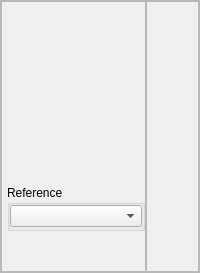
            <widget class="QWidget" name="bootscan_page">
             <layout class="QVBoxLayout" name="verticalLayout_16">
              <property name="spacing">
               <number>0</number>
              </property>
              <property name="leftMargin">
               <number>0</number>
              </property>
              <property name="topMargin">
               <number>0</number>
              </property>
              <property name="rightMargin">
               <number>0</number>
              </property>
              <property name="bottomMargin">
               <number>0</number>
              </property>
              <item>
               <widget class="QFrame" name="frame_7">
                <property name="frameShape">
                 <enum>QFrame::StyledPanel</enum>
                </property>
                <property name="frameShadow">
                 <enum>QFrame::Raised</enum>
                </property>
                <layout class="QHBoxLayout" name="horizontalLayout_7">
                 <property name="spacing">
                  <number>0</number>
                 </property>
                 <property name="leftMargin">
                  <number>0</number>
                 </property>
                 <property name="topMargin">
                  <number>0</number>
                 </property>
                 <property name="rightMargin">
                  <number>0</number>
                 </property>
                 <property name="bottomMargin">
                  <number>0</number>
                 </property>
                 <item>
                  <widget class="QFrame" name="Disploter_option_bar_2">
                   <property name="minimumSize">
                    <size>
                     <width>145</width>
                     <height>0</height>
                    </size>
                   </property>
                   <property name="maximumSize">
                    <size>
                     <width>81</width>
                     <height>16777215</height>
                    </size>
                   </property>
                   <property name="styleSheet">
                    <string notr="true"/>
                   </property>
                   <property name="frameShape">
                    <enum>QFrame::StyledPanel</enum>
                   </property>
                   <property name="frameShadow">
                    <enum>QFrame::Raised</enum>
                   </property>
                   <layout class="QVBoxLayout" name="verticalLayout_15">
                    <property name="spacing">
                     <number>1</number>
                    </property>
                    <property name="leftMargin">
                     <number>5</number>
                    </property>
                    <property name="topMargin">
                     <number>0</number>
                    </property>
                    <property name="rightMargin">
                     <number>0</number>
                    </property>
                    <property name="bottomMargin">
                     <number>0</number>
                    </property>
                    <item>
                     <widget class="QPushButton" name="Btn_start_bootscan">
                      <property name="sizePolicy">
                       <sizepolicy hsizetype="Fixed" vsizetype="Fixed">
                        <horstretch>0</horstretch>
                        <verstretch>0</verstretch>
                       </sizepolicy>
                      </property>
                      <property name="minimumSize">
                       <size>
                        <width>145</width>
                        <height>60</height>
                       </size>
                      </property>
                      <property name="font">
                       <font>
                        <pointsize>10</pointsize>
                       </font>
                      </property>
                      <property name="styleSheet">
                       <string notr="true">QPushButton {
    border: 0px;
	
	image: url(:/new/active/active/launch_active.svg);
 }


QPushButton:hover{
	border: 0px;
	
	image: url(:/new/hover/hover/launch_hover.svg);
}
QPushButton:disabled{
    border: 0px;
	
	image: url(:/new/disabled/disabled/launch_disabled.svg);
}
QPushButton:pressed{
	border: 0px;
	
	image: url(:/new/pressed/pressed/launch_pressed.svg);
}</string>
                      </property>
                      <property name="text">
                       <string/>
                      </property>
                     </widget>
                    </item>
                    <item>
                     <widget class="QPushButton" name="Btn_bootscan_settings">
                      <property name="sizePolicy">
                       <sizepolicy hsizetype="Fixed" vsizetype="Fixed">
                        <horstretch>0</horstretch>
                        <verstretch>0</verstretch>
                       </sizepolicy>
                      </property>
                      <property name="minimumSize">
                       <size>
                        <width>145</width>
                        <height>60</height>
                       </size>
                      </property>
                      <property name="font">
                       <font>
                        <pointsize>10</pointsize>
                       </font>
                      </property>
                      <property name="styleSheet">
                       <string notr="true">QPushButton {
    border: 0px;
	
	image: url(:/new/active/active/settings_active.svg);
 }


QPushButton:hover{
	border: 0px;
	
	image: url(:/new/hover/hover/settings_hover.svg);
}
QPushButton:disabled{
    border: 0px;
	
	image: url(:/new/disabled/disabled/settings_disabled.svg);
}
QPushButton:pressed{
	border: 0px;
	
	image: url(:/new/pressed/pressed/settings_pressed.svg);
}</string>
                      </property>
                      <property name="text">
                       <string/>
                      </property>
                     </widget>
                    </item>
                    <item>
                     <widget class="QPushButton" name="Btn_plot_window_bootscan">
                      <property name="sizePolicy">
                       <sizepolicy hsizetype="Fixed" vsizetype="Fixed">
                        <horstretch>0</horstretch>
                        <verstretch>0</verstretch>
                       </sizepolicy>
                      </property>
                      <property name="minimumSize">
                       <size>
                        <width>145</width>
                        <height>60</height>
                       </size>
                      </property>
                      <property name="font">
                       <font>
                        <pointsize>10</pointsize>
                       </font>
                      </property>
                      <property name="styleSheet">
                       <string notr="true">QPushButton {
    border: 0px;
	
	image: url(:/new/active/active/View_new_window_active.svg);
 }


QPushButton:hover{
	border: 0px;
	
	image: url(:/new/hover/hover/View_new_window_hover.svg);
}
QPushButton:disabled{
    border: 0px;
	
	image: url(:/new/disabled/disabled/View_new_window_disabled.svg);
}
QPushButton:pressed{
	border: 0px;
	
	image: url(:/new/pressed/pressed/View_new_window_pressed.svg);
}</string>
                      </property>
                      <property name="text">
                       <string/>
                      </property>
                     </widget>
                    </item>
                    <item>
                     <widget class="QGroupBox" name="groupBox">
                      <property name="maximumSize">
                       <size>
                        <width>145</width>
                        <height>16777215</height>
                       </size>
                      </property>
                      <property name="styleSheet">
                       <string notr="true"/>
                      </property>
                      <property name="title">
                       <string>Reference</string>
                      </property>
                      <layout class="QVBoxLayout" name="verticalLayout_11">
                       <property name="spacing">
                        <number>1</number>
                       </property>
                       <property name="leftMargin">
                        <number>0</number>
                       </property>
                       <property name="topMargin">
                        <number>0</number>
                       </property>
                       <property name="rightMargin">
                        <number>0</number>
                       </property>
                       <property name="bottomMargin">
                        <number>1</number>
                       </property>
                       <item>
                        <widget class="QComboBox" name="comboBox_Bootscan_refseq">
                         <property name="minimumSize">
                          <size>
                           <width>130</width>
                           <height>0</height>
                          </size>
                         </property>
                         <property name="maximumSize">
                          <size>
                           <width>145</width>
                           <height>16777215</height>
                          </size>
                         </property>
                         <property name="styleSheet">
                          <string notr="true"/>
                         </property>
                         <property name="sizeAdjustPolicy">
                          <enum>QComboBox::AdjustToContents</enum>
                         </property>
                        </widget>
                       </item>
                      </layout>
                     </widget>
                    </item>
                    <item>
                     <spacer name="verticalSpacer_3">
                      <property name="orientation">
                       <enum>Qt::Vertical</enum>
                      </property>
                      <property name="sizeHint" stdset="0">
                       <size>
                        <width>20</width>
                        <height>40</height>
                       </size>
                      </property>
                     </spacer>
                    </item>
                   </layout>
                  </widget>
                 </item>
                 <item>
                  <widget class="QFrame" name="frame_9">
                   <property name="frameShape">
                    <enum>QFrame::StyledPanel</enum>
                   </property>
                   <property name="frameShadow">
                    <enum>QFrame::Raised</enum>
                   </property>
                   <layout class="QVBoxLayout" name="verticalLayout_13">
                    <property name="spacing">
                     <number>5</number>
                    </property>
                    <property name="leftMargin">
                     <number>5</number>
                    </property>
                    <property name="topMargin">
                     <number>5</number>
                    </property>
                    <property name="rightMargin">
                     <number>5</number>
                    </property>
                    <property name="bottomMargin">
                     <number>5</number>
                    </property>
                    <item>
                     <layout class="QVBoxLayout" name="verticalLayout_14"/>
                    </item>
                   </layout>
                  </widget>
                 </item>
                </layout>
               </widget>
              </item>
             </layout>
            </widget>
